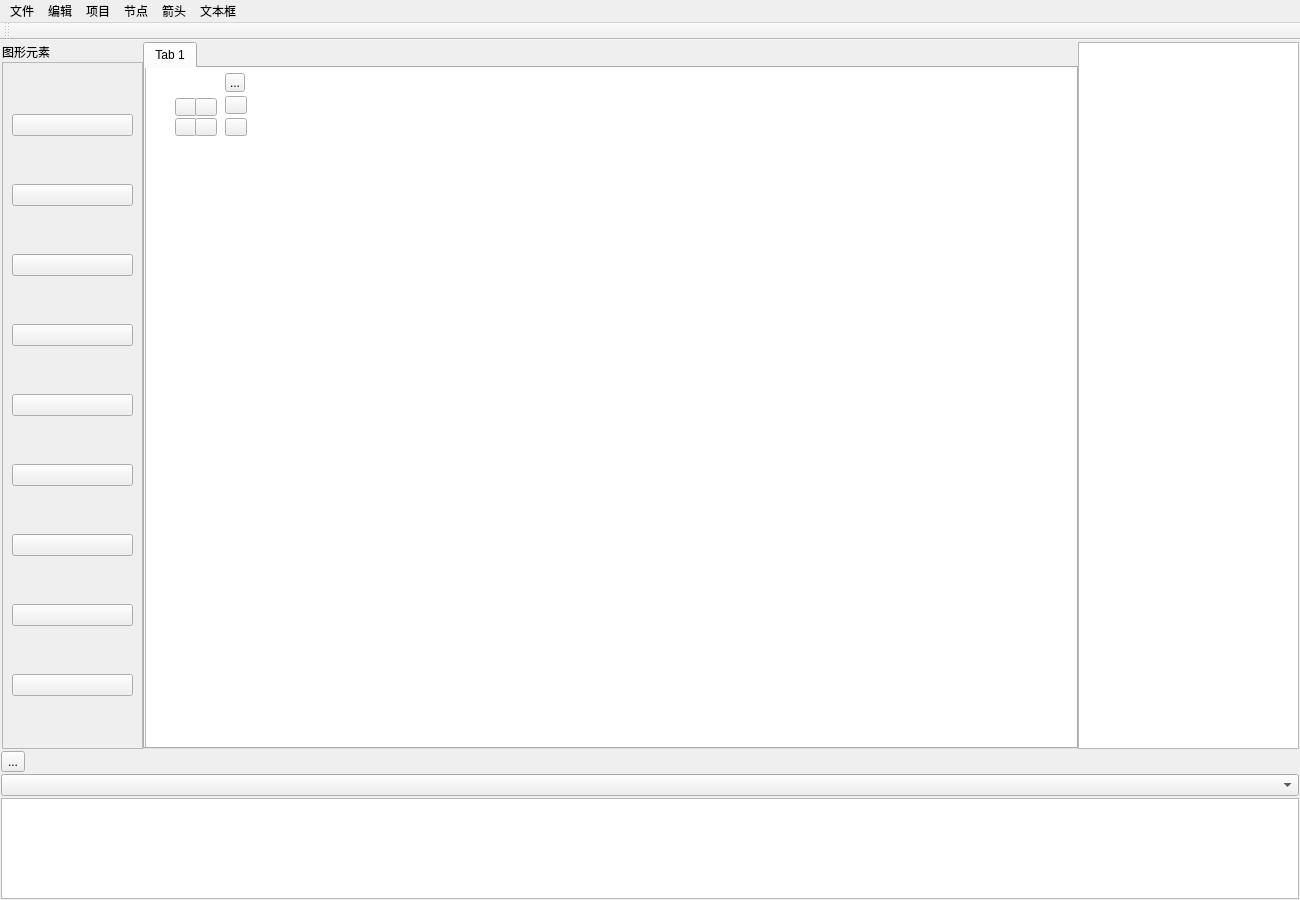
<?xml version="1.0" encoding="UTF-8"?>
<ui version="4.0">
 <class>MainWindow</class>
 <widget class="QMainWindow" name="MainWindow">
  <property name="geometry">
   <rect>
    <x>0</x>
    <y>0</y>
    <width>1300</width>
    <height>900</height>
   </rect>
  </property>
  <property name="windowTitle">
   <string>FlowChartStudio</string>
  </property>
  <widget class="QWidget" name="centralwidget">
   <layout class="QVBoxLayout" name="verticalLayout_3">
    <property name="spacing">
     <number>2</number>
    </property>
    <property name="leftMargin">
     <number>1</number>
    </property>
    <property name="topMargin">
     <number>2</number>
    </property>
    <property name="rightMargin">
     <number>1</number>
    </property>
    <property name="bottomMargin">
     <number>1</number>
    </property>
    <item>
     <widget class="QWidget" name="widget" native="true">
      <layout class="QHBoxLayout" name="horizontalLayout">
       <property name="spacing">
        <number>0</number>
       </property>
       <property name="leftMargin">
        <number>1</number>
       </property>
       <property name="topMargin">
        <number>0</number>
       </property>
       <property name="rightMargin">
        <number>0</number>
       </property>
       <property name="bottomMargin">
        <number>0</number>
       </property>
       <item>
        <widget class="QWidget" name="widget_2" native="true">
         <property name="sizePolicy">
          <sizepolicy hsizetype="Fixed" vsizetype="Preferred">
           <horstretch>0</horstretch>
           <verstretch>0</verstretch>
          </sizepolicy>
         </property>
         <property name="minimumSize">
          <size>
           <width>141</width>
           <height>0</height>
          </size>
         </property>
         <property name="maximumSize">
          <size>
           <width>141</width>
           <height>16777215</height>
          </size>
         </property>
         <layout class="QVBoxLayout" name="verticalLayout_2">
          <property name="spacing">
           <number>0</number>
          </property>
          <property name="leftMargin">
           <number>0</number>
          </property>
          <property name="topMargin">
           <number>0</number>
          </property>
          <property name="rightMargin">
           <number>0</number>
          </property>
          <property name="bottomMargin">
           <number>0</number>
          </property>
          <item>
           <widget class="QLabel" name="label">
            <property name="sizePolicy">
             <sizepolicy hsizetype="Fixed" vsizetype="Fixed">
              <horstretch>0</horstretch>
              <verstretch>0</verstretch>
             </sizepolicy>
            </property>
            <property name="minimumSize">
             <size>
              <width>141</width>
              <height>20</height>
             </size>
            </property>
            <property name="maximumSize">
             <size>
              <width>141</width>
              <height>20</height>
             </size>
            </property>
            <property name="text">
             <string>图形元素</string>
            </property>
           </widget>
          </item>
          <item>
           <widget class="QScrollArea" name="scrollArea">
            <property name="sizePolicy">
             <sizepolicy hsizetype="Fixed" vsizetype="Expanding">
              <horstretch>0</horstretch>
              <verstretch>0</verstretch>
             </sizepolicy>
            </property>
            <property name="minimumSize">
             <size>
              <width>141</width>
              <height>0</height>
             </size>
            </property>
            <property name="maximumSize">
             <size>
              <width>141</width>
              <height>16777215</height>
             </size>
            </property>
            <property name="widgetResizable">
             <bool>true</bool>
            </property>
            <widget class="QWidget" name="scrollAreaWidgetContents">
             <property name="geometry">
              <rect>
               <x>0</x>
               <y>0</y>
               <width>118</width>
               <height>718</height>
              </rect>
             </property>
             <layout class="QVBoxLayout" name="verticalLayout">
              <item>
               <widget class="QPushButton" name="addRectangleButton">
                <property name="text">
                 <string/>
                </property>
                <property name="icon">
                 <iconset resource="resources.qrc">
                  <normaloff>:/images/rectangle.png</normaloff>:/images/rectangle.png</iconset>
                </property>
                <property name="iconSize">
                 <size>
                  <width>61</width>
                  <height>61</height>
                 </size>
                </property>
               </widget>
              </item>
              <item>
               <widget class="QPushButton" name="addDiamondButton">
                <property name="text">
                 <string/>
                </property>
                <property name="icon">
                 <iconset resource="resources.qrc">
                  <normaloff>:/images/diamond.png</normaloff>:/images/diamond.png</iconset>
                </property>
                <property name="iconSize">
                 <size>
                  <width>71</width>
                  <height>71</height>
                 </size>
                </property>
               </widget>
              </item>
              <item>
               <widget class="QPushButton" name="addArrowButton">
                <property name="text">
                 <string/>
                </property>
                <property name="icon">
                 <iconset resource="resources.qrc">
                  <normaloff>:/images/arrow.png</normaloff>:/images/arrow.png</iconset>
                </property>
                <property name="iconSize">
                 <size>
                  <width>61</width>
                  <height>61</height>
                 </size>
                </property>
               </widget>
              </item>
              <item>
               <widget class="QPushButton" name="addTextButton">
                <property name="text">
                 <string/>
                </property>
                <property name="icon">
                 <iconset resource="resources.qrc">
                  <normaloff>:/images/text.png</normaloff>:/images/text.png</iconset>
                </property>
                <property name="iconSize">
                 <size>
                  <width>61</width>
                  <height>61</height>
                 </size>
                </property>
               </widget>
              </item>
              <item>
               <widget class="QPushButton" name="addSubgraghButton">
                <property name="text">
                 <string/>
                </property>
                <property name="icon">
                 <iconset resource="resources.qrc">
                  <normaloff>:/images/subgraph3.0.png</normaloff>:/images/subgraph3.0.png</iconset>
                </property>
                <property name="iconSize">
                 <size>
                  <width>61</width>
                  <height>61</height>
                 </size>
                </property>
               </widget>
              </item>
              <item>
               <widget class="QPushButton" name="addInputButton">
                <property name="text">
                 <string/>
                </property>
                <property name="icon">
                 <iconset resource="resources.qrc">
                  <normaloff>:/images/in3.png</normaloff>:/images/in3.png</iconset>
                </property>
                <property name="iconSize">
                 <size>
                  <width>61</width>
                  <height>61</height>
                 </size>
                </property>
               </widget>
              </item>
              <item>
               <widget class="QPushButton" name="addOutputButton">
                <property name="text">
                 <string/>
                </property>
                <property name="icon">
                 <iconset resource="resources.qrc">
                  <normaloff>:/images/out3.png</normaloff>:/images/out3.png</iconset>
                </property>
                <property name="iconSize">
                 <size>
                  <width>61</width>
                  <height>61</height>
                 </size>
                </property>
               </widget>
              </item>
              <item>
               <widget class="QPushButton" name="addInnerInputButton">
                <property name="text">
                 <string/>
                </property>
                <property name="icon">
                 <iconset resource="resources.qrc">
                  <normaloff>:/images/innerIn.png</normaloff>:/images/innerIn.png</iconset>
                </property>
                <property name="iconSize">
                 <size>
                  <width>61</width>
                  <height>61</height>
                 </size>
                </property>
               </widget>
              </item>
              <item>
               <widget class="QPushButton" name="addInnerOutputButton">
                <property name="text">
                 <string/>
                </property>
                <property name="icon">
                 <iconset resource="resources.qrc">
                  <normaloff>:/images/innerOut.png</normaloff>:/images/innerOut.png</iconset>
                </property>
                <property name="iconSize">
                 <size>
                  <width>61</width>
                  <height>61</height>
                 </size>
                </property>
               </widget>
              </item>
             </layout>
            </widget>
           </widget>
          </item>
         </layout>
        </widget>
       </item>
       <item>
        <widget class="QTabWidget" name="tabWidget">
         <widget class="QWidget" name="tab">
          <attribute name="title">
           <string>Tab 1</string>
          </attribute>
          <widget class="QGraphicsView" name="graphicsView">
           <property name="geometry">
            <rect>
             <x>0</x>
             <y>-10</y>
             <width>1151</width>
             <height>791</height>
            </rect>
           </property>
           <property name="sizePolicy">
            <sizepolicy hsizetype="Preferred" vsizetype="Preferred">
             <horstretch>0</horstretch>
             <verstretch>0</verstretch>
            </sizepolicy>
           </property>
          </widget>
          <widget class="QPushButton" name="copyBtn">
           <property name="geometry">
            <rect>
             <x>30</x>
             <y>30</y>
             <width>22</width>
             <height>18</height>
            </rect>
           </property>
           <property name="text">
            <string/>
           </property>
           <property name="icon">
            <iconset resource="resources.qrc">
             <normaloff>:/images/copy.png</normaloff>:/images/copy.png</iconset>
           </property>
          </widget>
          <widget class="QPushButton" name="pasteBtn">
           <property name="geometry">
            <rect>
             <x>50</x>
             <y>30</y>
             <width>22</width>
             <height>18</height>
            </rect>
           </property>
           <property name="text">
            <string/>
           </property>
           <property name="icon">
            <iconset resource="resources.qrc">
             <normaloff>:/images/paste.png</normaloff>:/images/paste.png</iconset>
           </property>
          </widget>
          <widget class="QPushButton" name="boldBtn">
           <property name="geometry">
            <rect>
             <x>30</x>
             <y>50</y>
             <width>22</width>
             <height>18</height>
            </rect>
           </property>
           <property name="text">
            <string/>
           </property>
           <property name="icon">
            <iconset resource="resources.qrc">
             <normaloff>:/images/bold.png</normaloff>:/images/bold.png</iconset>
           </property>
          </widget>
          <widget class="QPushButton" name="italicBtn">
           <property name="geometry">
            <rect>
             <x>50</x>
             <y>50</y>
             <width>22</width>
             <height>18</height>
            </rect>
           </property>
           <property name="text">
            <string/>
           </property>
           <property name="icon">
            <iconset resource="resources.qrc">
             <normaloff>:/images/italic.png</normaloff>:/images/italic.png</iconset>
           </property>
          </widget>
          <widget class="QPushButton" name="underlineBtn">
           <property name="geometry">
            <rect>
             <x>80</x>
             <y>50</y>
             <width>22</width>
             <height>18</height>
            </rect>
           </property>
           <property name="text">
            <string/>
           </property>
           <property name="icon">
            <iconset resource="resources.qrc">
             <normaloff>:/images/underline.png</normaloff>:/images/underline.png</iconset>
           </property>
          </widget>
          <widget class="QPushButton" name="backBtn">
           <property name="geometry">
            <rect>
             <x>80</x>
             <y>28</y>
             <width>22</width>
             <height>18</height>
            </rect>
           </property>
           <property name="text">
            <string/>
           </property>
           <property name="icon">
            <iconset resource="resources.qrc">
             <normaloff>:/images/back.png</normaloff>:/images/back.png</iconset>
           </property>
          </widget>
          <widget class="QToolButton" name="bdSizeButton">
           <property name="geometry">
            <rect>
             <x>80</x>
             <y>5</y>
             <width>20</width>
             <height>19</height>
            </rect>
           </property>
           <property name="text">
            <string>...</string>
           </property>
           <property name="icon">
            <iconset resource="resources.qrc">
             <normaloff>:/images/bd_cuxi.png</normaloff>:/images/bd_cuxi.png</iconset>
           </property>
          </widget>
         </widget>
        </widget>
       </item>
       <item>
        <widget class="QTreeView" name="treeView">
         <property name="sizePolicy">
          <sizepolicy hsizetype="Fixed" vsizetype="Expanding">
           <horstretch>0</horstretch>
           <verstretch>0</verstretch>
          </sizepolicy>
         </property>
         <property name="minimumSize">
          <size>
           <width>221</width>
           <height>0</height>
          </size>
         </property>
         <property name="maximumSize">
          <size>
           <width>221</width>
           <height>16777215</height>
          </size>
         </property>
        </widget>
       </item>
      </layout>
     </widget>
    </item>
    <item>
     <widget class="QToolButton" name="arrowSizeButton">
      <property name="text">
       <string>...</string>
      </property>
      <property name="icon">
       <iconset resource="resources.qrc">
        <normaloff>:/images/arrow_cuxi.png</normaloff>:/images/arrow_cuxi.png</iconset>
      </property>
     </widget>
    </item>
    <item>
     <widget class="QComboBox" name="arrowComboBox"/>
    </item>
    <item>
     <widget class="QListWidget" name="listWidget">
      <property name="sizePolicy">
       <sizepolicy hsizetype="Expanding" vsizetype="Fixed">
        <horstretch>0</horstretch>
        <verstretch>0</verstretch>
       </sizepolicy>
      </property>
      <property name="minimumSize">
       <size>
        <width>0</width>
        <height>101</height>
       </size>
      </property>
      <property name="maximumSize">
       <size>
        <width>16777215</width>
        <height>101</height>
       </size>
      </property>
     </widget>
    </item>
   </layout>
  </widget>
  <widget class="QMenuBar" name="menubar">
   <property name="geometry">
    <rect>
     <x>0</x>
     <y>0</y>
     <width>1300</width>
     <height>26</height>
    </rect>
   </property>
   <widget class="QMenu" name="fileMenu">
    <property name="title">
     <string>文件</string>
    </property>
    <addaction name="actionxinjian"/>
    <addaction name="actiondakai"/>
    <addaction name="actionbaocun"/>
    <addaction name="actionguanbi"/>
    <addaction name="actionlingcunwei"/>
   </widget>
   <widget class="QMenu" name="editMenu">
    <property name="title">
     <string>编辑</string>
    </property>
    <addaction name="undoAction"/>
    <addaction name="redoAction"/>
    <addaction name="cutAction"/>
    <addaction name="copyAction"/>
    <addaction name="pasteAction"/>
    <addaction name="deleteAction"/>
    <addaction name="selectAllAction"/>
   </widget>
   <widget class="QMenu" name="nodeMenu">
    <property name="title">
     <string>节点</string>
    </property>
    <addaction name="action_bgColor"/>
    <addaction name="action_bdColor"/>
    <addaction name="action_nodeSize"/>
   </widget>
   <widget class="QMenu" name="arrowMenu">
    <property name="title">
     <string>箭头</string>
    </property>
    <widget class="QMenu" name="menu">
     <property name="title">
      <string>箭头类型</string>
     </property>
     <property name="icon">
      <iconset resource="resources.qrc">
       <normaloff>:/images/arrowtype.png</normaloff>:/images/arrowtype.png</iconset>
     </property>
     <addaction name="action_arrow1"/>
     <addaction name="action_arrow2"/>
     <addaction name="actiondain"/>
    </widget>
    <addaction name="action_arrowColor"/>
    <addaction name="menu"/>
    <addaction name="action_arrowSize"/>
   </widget>
   <widget class="QMenu" name="textMenu">
    <property name="title">
     <string>文本框</string>
    </property>
    <addaction name="action_font"/>
    <addaction name="action_fontColor"/>
   </widget>
   <widget class="QMenu" name="menu_2">
    <property name="title">
     <string>项目</string>
    </property>
    <addaction name="actionnew_pro"/>
    <addaction name="actionopen_pro"/>
    <addaction name="actionsave"/>
    <addaction name="actionclose_pro"/>
    <addaction name="actioncheck_pro"/>
    <addaction name="actionrun_pro"/>
   </widget>
   <addaction name="fileMenu"/>
   <addaction name="editMenu"/>
   <addaction name="menu_2"/>
   <addaction name="nodeMenu"/>
   <addaction name="arrowMenu"/>
   <addaction name="textMenu"/>
  </widget>
  <widget class="QToolBar" name="toolBar">
   <property name="windowTitle">
    <string>toolBar</string>
   </property>
   <attribute name="toolBarArea">
    <enum>TopToolBarArea</enum>
   </attribute>
   <attribute name="toolBarBreak">
    <bool>false</bool>
   </attribute>
  </widget>
  <action name="action1">
   <property name="text">
    <string>新建</string>
   </property>
  </action>
  <action name="action1_2">
   <property name="icon">
    <iconset resource="resources.qrc">
     <normaloff>:/images/open.png</normaloff>:/images/open.png</iconset>
   </property>
   <property name="text">
    <string>打开</string>
   </property>
  </action>
  <action name="action1_3">
   <property name="icon">
    <iconset resource="resources.qrc">
     <normaloff>:/images/baocun.png</normaloff>:/images/baocun.png</iconset>
   </property>
   <property name="text">
    <string>保存</string>
   </property>
  </action>
  <action name="action1_4">
   <property name="icon">
    <iconset resource="resources.qrc">
     <normaloff>:/images/lingcunwei.png</normaloff>:/images/lingcunwei.png</iconset>
   </property>
   <property name="text">
    <string>另存为</string>
   </property>
  </action>
  <action name="action1_5">
   <property name="icon">
    <iconset resource="resources.qrc">
     <normaloff>:/images/daochu.png</normaloff>:/images/daochu.png</iconset>
   </property>
   <property name="text">
    <string>导出</string>
   </property>
  </action>
  <action name="action1_6">
   <property name="icon">
    <iconset resource="resources.qrc">
     <normaloff>:/images/close.png</normaloff>:/images/close.png</iconset>
   </property>
   <property name="text">
    <string>关闭</string>
   </property>
  </action>
  <action name="undoAction">
   <property name="icon">
    <iconset resource="resources.qrc">
     <normaloff>:/images/undo.png</normaloff>:/images/undo.png</iconset>
   </property>
   <property name="text">
    <string>撤回</string>
   </property>
   <property name="shortcut">
    <string>Ctrl+Z</string>
   </property>
  </action>
  <action name="redoAction">
   <property name="icon">
    <iconset resource="resources.qrc">
     <normaloff>:/images/redo1.png</normaloff>:/images/redo1.png</iconset>
   </property>
   <property name="text">
    <string>重做</string>
   </property>
   <property name="shortcut">
    <string>Ctrl+Y</string>
   </property>
  </action>
  <action name="cutAction">
   <property name="icon">
    <iconset resource="resources.qrc">
     <normaloff>:/images/jianqie.png</normaloff>:/images/jianqie.png</iconset>
   </property>
   <property name="text">
    <string>剪切</string>
   </property>
   <property name="shortcut">
    <string>Ctrl+X</string>
   </property>
  </action>
  <action name="copyAction">
   <property name="icon">
    <iconset resource="resources.qrc">
     <normaloff>:/images/copy1.png</normaloff>:/images/copy1.png</iconset>
   </property>
   <property name="text">
    <string>复制</string>
   </property>
   <property name="shortcut">
    <string>Ctrl+C</string>
   </property>
  </action>
  <action name="pasteAction">
   <property name="icon">
    <iconset resource="resources.qrc">
     <normaloff>:/images/paste1.png</normaloff>:/images/paste1.png</iconset>
   </property>
   <property name="text">
    <string>粘贴</string>
   </property>
   <property name="shortcut">
    <string>Ctrl+V</string>
   </property>
  </action>
  <action name="action1_12">
   <property name="icon">
    <iconset resource="resources.qrc">
     <normaloff>:/images/move.png</normaloff>:/images/move.png</iconset>
   </property>
   <property name="text">
    <string>移动</string>
   </property>
  </action>
  <action name="deleteAction">
   <property name="icon">
    <iconset resource="resources.qrc">
     <normaloff>:/images/delete.png</normaloff>:/images/delete.png</iconset>
   </property>
   <property name="text">
    <string>删除</string>
   </property>
   <property name="shortcut">
    <string>Del</string>
   </property>
  </action>
  <action name="action1_14">
   <property name="text">
    <string>1</string>
   </property>
  </action>
  <action name="action1_15">
   <property name="icon">
    <iconset resource="resources.qrc">
     <normaloff>:/images/new3.png</normaloff>:/images/new3.png</iconset>
   </property>
   <property name="text">
    <string>新建</string>
   </property>
  </action>
  <action name="action_font">
   <property name="icon">
    <iconset resource="resources.qrc">
     <normaloff>:/images/font.png</normaloff>:/images/font.png</iconset>
   </property>
   <property name="text">
    <string>文字样式</string>
   </property>
  </action>
  <action name="action_fontColor">
   <property name="icon">
    <iconset resource="resources.qrc">
     <normaloff>:/images/taxtcolor.png</normaloff>:/images/taxtcolor.png</iconset>
   </property>
   <property name="text">
    <string>文字颜色</string>
   </property>
   <property name="iconText">
    <string>文字颜色</string>
   </property>
  </action>
  <action name="action_bgColor">
   <property name="icon">
    <iconset resource="resources.qrc">
     <normaloff>:/images/bgcolor.png</normaloff>:/images/bgcolor.png</iconset>
   </property>
   <property name="text">
    <string>背景颜色</string>
   </property>
  </action>
  <action name="action_bdColor">
   <property name="icon">
    <iconset resource="resources.qrc">
     <normaloff>:/images/bdcolor.png</normaloff>:/images/bdcolor.png</iconset>
   </property>
   <property name="text">
    <string>边框颜色</string>
   </property>
  </action>
  <action name="action_arrowColor">
   <property name="icon">
    <iconset resource="resources.qrc">
     <normaloff>:/images/arrowcolor.png</normaloff>:/images/arrowcolor.png</iconset>
   </property>
   <property name="text">
    <string>箭头颜色</string>
   </property>
  </action>
  <action name="action_arrow1">
   <property name="icon">
    <iconset resource="resources.qrc">
     <normaloff>:/images/normalline.png</normaloff>:/images/normalline.png</iconset>
   </property>
   <property name="text">
    <string>实线</string>
   </property>
  </action>
  <action name="action_arrow2">
   <property name="icon">
    <iconset resource="resources.qrc">
     <normaloff>:/images/dashline.png</normaloff>:/images/dashline.png</iconset>
   </property>
   <property name="text">
    <string>虚线</string>
   </property>
  </action>
  <action name="actiondain">
   <property name="icon">
    <iconset resource="resources.qrc">
     <normaloff>:/images/dotline.png</normaloff>:/images/dotline.png</iconset>
   </property>
   <property name="text">
    <string>点线</string>
   </property>
  </action>
  <action name="actiond">
   <property name="text">
    <string>点划线</string>
   </property>
  </action>
  <action name="actiond_2">
   <property name="text">
    <string>点点划线</string>
   </property>
  </action>
  <action name="actionnew_pro">
   <property name="icon">
    <iconset resource="resources.qrc">
     <normaloff>:/images/new3.png</normaloff>:/images/new3.png</iconset>
   </property>
   <property name="text">
    <string>新建</string>
   </property>
  </action>
  <action name="actionopen_pro">
   <property name="icon">
    <iconset resource="resources.qrc">
     <normaloff>:/images/open.png</normaloff>:/images/open.png</iconset>
   </property>
   <property name="text">
    <string>打开</string>
   </property>
  </action>
  <action name="actionclose_pro">
   <property name="icon">
    <iconset resource="resources.qrc">
     <normaloff>:/images/close.png</normaloff>:/images/close.png</iconset>
   </property>
   <property name="text">
    <string>关闭</string>
   </property>
  </action>
  <action name="actioncheck_pro">
   <property name="icon">
    <iconset resource="resources.qrc">
     <normaloff>:/images/check.png</normaloff>:/images/check.png</iconset>
   </property>
   <property name="text">
    <string>检查</string>
   </property>
  </action>
  <action name="actionrun_pro">
   <property name="icon">
    <iconset resource="resources.qrc">
     <normaloff>:/images/run.png</normaloff>:/images/run.png</iconset>
   </property>
   <property name="text">
    <string>运行</string>
   </property>
  </action>
  <action name="selectAllAction">
   <property name="icon">
    <iconset resource="resources.qrc">
     <normaloff>:/images/all.png</normaloff>:/images/all.png</iconset>
   </property>
   <property name="text">
    <string>全选</string>
   </property>
   <property name="shortcut">
    <string>Ctrl+A</string>
   </property>
  </action>
  <action name="actionsave">
   <property name="icon">
    <iconset resource="resources.qrc">
     <normaloff>:/images/baocun.png</normaloff>:/images/baocun.png</iconset>
   </property>
   <property name="text">
    <string>保存</string>
   </property>
  </action>
  <action name="action_nodeSize">
   <property name="icon">
    <iconset resource="resources.qrc">
     <normaloff>:/images/cuxi.png</normaloff>:/images/cuxi.png</iconset>
   </property>
   <property name="text">
    <string>边框粗细</string>
   </property>
  </action>
  <action name="action_arrowSize">
   <property name="icon">
    <iconset resource="resources.qrc">
     <normaloff>:/images/cuxi.png</normaloff>:/images/cuxi.png</iconset>
   </property>
   <property name="text">
    <string>箭头粗细</string>
   </property>
  </action>
  <action name="actionss">
   <property name="text">
    <string>ss</string>
   </property>
  </action>
  <action name="actionsaveProject">
   <property name="text">
    <string>保存项目</string>
   </property>
  </action>
  <action name="newProjectAction">
   <property name="text">
    <string>新建项目</string>
   </property>
  </action>
  <action name="actionnewProject">
   <property name="text">
    <string>newProject</string>
   </property>
  </action>
  <action name="newProjectAction_2">
   <property name="text">
    <string>newProject</string>
   </property>
  </action>
  <action name="actionnewFile">
   <property name="text">
    <string>newFile</string>
   </property>
  </action>
  <action name="openProjectAction">
   <property name="text">
    <string>openProject</string>
   </property>
  </action>
  <action name="actionxinjian">
   <property name="icon">
    <iconset resource="resources.qrc">
     <normaloff>:/images/new3.png</normaloff>:/images/new3.png</iconset>
   </property>
   <property name="text">
    <string>新建</string>
   </property>
  </action>
  <action name="actiondakai">
   <property name="icon">
    <iconset resource="resources.qrc">
     <normaloff>:/images/open.png</normaloff>:/images/open.png</iconset>
   </property>
   <property name="text">
    <string>打开</string>
   </property>
  </action>
  <action name="actionbaocun">
   <property name="icon">
    <iconset resource="resources.qrc">
     <normaloff>:/images/baocun.png</normaloff>:/images/baocun.png</iconset>
   </property>
   <property name="text">
    <string>保存</string>
   </property>
  </action>
  <action name="actionguanbi">
   <property name="icon">
    <iconset resource="resources.qrc">
     <normaloff>:/images/close.png</normaloff>:/images/close.png</iconset>
   </property>
   <property name="text">
    <string>关闭</string>
   </property>
  </action>
  <action name="actionlingcunwei">
   <property name="icon">
    <iconset resource="resources.qrc">
     <normaloff>:/images/lingcunwei.png</normaloff>:/images/lingcunwei.png</iconset>
   </property>
   <property name="text">
    <string>另存为</string>
   </property>
  </action>
 </widget>
 <resources>
  <include location="resources.qrc"/>
 </resources>
 <connections/>
</ui>
